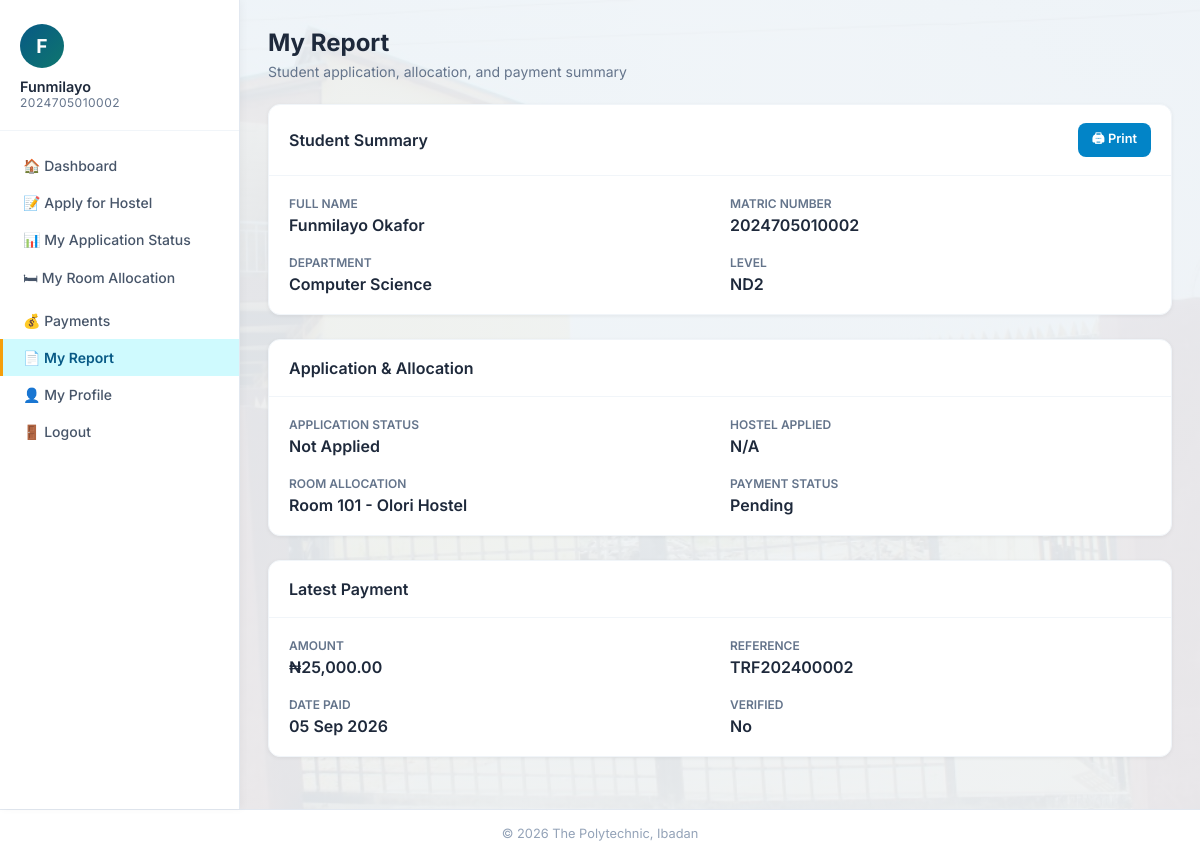
/student/reports.php (signed in), run on the app's committed database.
### tables this page shows
CREATE TABLE students (
    student_id INT AUTO_INCREMENT PRIMARY KEY,
    matric_no VARCHAR(13) NOT NULL UNIQUE,
    full_name VARCHAR(200) NOT NULL,
    department VARCHAR(150) NOT NULL,
    level VARCHAR(20) NOT NULL,
    gender VARCHAR(10) NOT NULL,
    phone VARCHAR(20),
    email VARCHAR(150),
    password VARCHAR(255) NOT NULL,
    created_at DATETIME DEFAULT CURRENT_TIMESTAMP
);

CREATE TABLE allocations (
    allocation_id INT AUTO_INCREMENT PRIMARY KEY,
    student_id INT NOT NULL,
    room_id INT NOT NULL,
    bunk_number VARCHAR(10) NULL,
    allocation_date DATETIME DEFAULT CURRENT_TIMESTAMP,
    status VARCHAR(20) NOT NULL DEFAULT 'Active',
    FOREIGN KEY (student_id) REFERENCES students(student_id) ON DELETE CASCADE,
    FOREIGN KEY (room_id) REFERENCES rooms(room_id) ON DELETE CASCADE
);

CREATE TABLE rooms (
    room_id INT AUTO_INCREMENT PRIMARY KEY,
    hostel_id INT NOT NULL,
    room_number VARCHAR(50) NOT NULL,
    capacity INT NOT NULL DEFAULT 4,
    occupied INT NOT NULL DEFAULT 0,
    status VARCHAR(20) NOT NULL DEFAULT 'Available',
    FOREIGN KEY (hostel_id) REFERENCES hostels(hostel_id) ON DELETE CASCADE
);

CREATE TABLE hostels (
    hostel_id INT AUTO_INCREMENT PRIMARY KEY,
    hostel_name VARCHAR(150) NOT NULL,
    hostel_type VARCHAR(10) NOT NULL,
    total_rooms INT NOT NULL,
    created_at DATETIME DEFAULT CURRENT_TIMESTAMP
);

CREATE TABLE payments (
    payment_id INT AUTO_INCREMENT PRIMARY KEY,
    student_id INT NOT NULL,
    amount DECIMAL(10,2) NOT NULL,
    payment_ref VARCHAR(100),
    payment_date DATETIME DEFAULT CURRENT_TIMESTAMP,
    verified VARCHAR(10) DEFAULT 'No',
    FOREIGN KEY (student_id) REFERENCES students(student_id) ON DELETE CASCADE
);

### student/reports.php (the view, shortened to what this page needs)
<?php
require_once '../includes/db.php';
$sid = $_SESSION['student_id'];
$student = $pdo->prepare("SELECT * FROM students WHERE student_id=?");
$student->execute([$sid]);
$student = $student->fetch();
$application = $pdo->prepare("SELECT a.*, h.hostel_name FROM applications a JOIN hostels h ON a.hostel_id=h.hostel_id WHERE a.student_id=? ORDER BY a.applied_at DESC LIMIT 1");
$application->execute([$sid]);
$application = $application->fetch();
$allocation = $pdo->prepare("SELECT al.*, r.room_number, h.hostel_name FROM allocations al JOIN rooms r ON al.room_id=r.room_id JOIN hostels h ON r.hostel_id=h.hostel_id WHERE al.student_id=? AND al.status='Active'");
$allocation->execute([$sid]);
$allocation = $allocation->fetch();
$payment = $pdo->prepare("SELECT * FROM payments WHERE student_id=? ORDER BY payment_date DESC LIMIT 1");
$payment->execute([$sid]);
$payment = $payment->fetch();
?>
<!DOCTYPE html>
<html lang="en">
<head>
<link rel="stylesheet" href="../css/style.css?v=6">
</head>
<body>
<div class="wrapper">
<aside class="sidebar">
    <div class="user-info">
        <div class="avatar"><?= strtoupper(substr($student['full_name'],0,1)) ?></div>
        <div class="name"><?= htmlspecialchars(explode(' ',$student['full_name'])[0]) ?></div>
        <div class="role"><?= htmlspecialchars($student['matric_no']) ?></div>
    </div>
    <nav class="sidebar-nav">
        <a href="dashboard.php">🏠 Dashboard</a>
        <a href="apply.php">📝 Apply for Hostel</a>
        <a href="status.php">📊 My Application Status</a>
        <a href="allocation.php">🛏 My Room Allocation</a>
        <a href="payments.php">💰 Payments</a>
        <a href="reports.php" class="active">📄 My Report</a>
        <a href="profile.php">👤 My Profile</a>
        <a href="logout.php">🚪 Logout</a>
    </nav>
</aside>
<main class="main">
    <div class="page-title">My Report</div>
    <div class="page-subtitle">Student application, allocation, and payment summary</div>
    <div class="card" style="margin-bottom:24px;">
        <div class="card-header">
            <h3>Student Summary</h3>
            <button onclick="window.print()" class="btn btn-info btn-sm">🖨 Print</button>
        </div>
        <div class="card-body">
            <div style="display:grid;grid-template-columns:1fr 1fr;gap:20px;">
                <div>
                    <div style="font-size:0.75rem;color:#64748b;text-transform:uppercase;font-weight:600;margin-bottom:4px;">Full Name</div>
                    <div style="font-weight:600;"><?= htmlspecialchars($student['full_name']) ?></div>
                </div>
                <div>
                    <div style="font-size:0.75rem;color:#64748b;text-transform:uppercase;font-weight:600;margin-bottom:4px;">Matric Number</div>
                    <div style="font-weight:600;"><?= htmlspecialchars($student['matric_no']) ?></div>
                </div>
                <div>
                    <div style="font-size:0.75rem;color:#64748b;text-transform:uppercase;font-weight:600;margin-bottom:4px;">Department</div>
                    <div style="font-weight:600;"><?= htmlspecialchars($student['department']) ?></div>
                </div>
                <div>
                    <div style="font-size:0.75rem;color:#64748b;text-transform:uppercase;font-weight:600;margin-bottom:4px;">Level</div>
                    <div style="font-weight:600;"><?= htmlspecialchars($student['level']) ?></div>
                </div>
            </div>
        </div>
    </div>
    <div class="card" style="margin-bottom:24px;">
        <div class="card-header"><h3>Application & Allocation</h3></div>
        <div class="card-body">
            <div style="display:grid;grid-template-columns:1fr 1fr;gap:20px;">
                <div>
                    <div style="font-size:0.75rem;color:#64748b;text-transform:uppercase;font-weight:600;margin-bottom:4px;">Application Status</div>
                    <div style="font-weight:600;"><?= htmlspecialchars($application['status'] ?? 'Not Applied') ?></div>
                </div>
                <div>
                    <div style="font-size:0.75rem;color:#64748b;text-transform:uppercase;font-weight:600;margin-bottom:4px;">Hostel Applied</div>
                    <div style="font-weight:600;"><?= htmlspecialchars($application['hostel_name'] ?? 'N/A') ?></div>
                </div>
                <div>
                    <div style="font-size:0.75rem;color:#64748b;text-transform:uppercase;font-weight:600;margin-bottom:4px;">Room Allocation</div>
                    <div style="font-weight:600;"><?= $allocation ? 'Room '.htmlspecialchars($allocation['room_number']).' - '.htmlspecialchars($allocation['hostel_name']) : 'Not Allocated' ?></div>
                </div>
                <div>
                    <div style="font-size:0.75rem;color:#64748b;text-transform:uppercase;font-weight:600;margin-bottom:4px;">Payment Status</div>
                    <div style="font-weight:600;"><?= $payment ? ($payment['verified'] === 'Yes' ? 'Verified' : 'Pending') : 'No payment found' ?></div>
                </div>
            </div>
        </div>
    </div>
    <div class="card">
        <div class="card-header"><h3>Latest Payment</h3></div>
        <div class="card-body">
            <?php if (!$payment): ?>
                <div class="alert alert-info">No payment record has been found yet.</div>
            <?php else: ?>
            <div style="display:grid;grid-template-columns:1fr 1fr;gap:20px;">
                <div>
                    <div style="font-size:0.75rem;color:#64748b;text-transform:uppercase;font-weight:600;margin-bottom:4px;">Amount</div>
                    <div style="font-weight:600;">₦<?= number_format($payment['amount'], 2) ?></div>
                </div>
                <div>
                    <div style="font-size:0.75rem;color:#64748b;text-transform:uppercase;font-weight:600;margin-bottom:4px;">Reference</div>
                    <div style="font-weight:600;"><?= htmlspecialchars($payment['payment_ref'] ?? 'N/A') ?></div>
                </div>
                <div>
                    <div style="font-size:0.75rem;color:#64748b;text-transform:uppercase;font-weight:600;margin-bottom:4px;">Date Paid</div>
                    <div style="font-weight:600;"><?= date('d M Y', strtotime($payment['payment_date'])) ?></div>
                </div>
                <div>
                    <div style="font-size:0.75rem;color:#64748b;text-transform:uppercase;font-weight:600;margin-bottom:4px;">Verified</div>
                    <div style="font-weight:600;"><?= $payment['verified'] === 'Yes' ? 'Yes' : 'No' ?></div>
                </div>
            </div>
            <?php endif; ?>
        </div>
    </div>
</main>
</div>
<div class="footer">&copy; <?= date('Y') ?> The Polytechnic, Ibadan</div>
</body>
</html>

### css/style.css (style rules this page uses)
* { margin: 0; padding: 0; box-sizing: border-box; }
body { font-family: 'Inter', sans-serif; background-image: linear-gradient(rgba(240,244,248,0.93), rgba(240,244,248,0.93)), url('../assets/olorihostel.jpg'); background-position: center; background-size: cover; background-attachment: fixed; color: #1e293b; min-height: 100vh; }
.btn { display: inline-flex; align-items: center; justify-content: center; gap: 7px; padding: 11px 22px; border-radius: 8px; font-size: 0.875rem; font-weight: 600; font-family: 'Inter', sans-serif; cursor: pointer; border: none; transition: all 0.2s; text-decoration: none; }
.btn-info { background: #0284c7; color: white; }
.btn-sm { padding: 6px 14px; font-size: 0.8rem; }
.wrapper { display: flex; min-height: calc(100vh - 64px); }
.sidebar { width: 240px; background: white; border-right: 1px solid #e2e8f0; padding: 24px 0; flex-shrink: 0; box-shadow: 2px 0 8px rgba(0,0,0,0.04); }
.sidebar .user-info { padding: 0 20px 20px; border-bottom: 1px solid #f1f5f9; margin-bottom: 16px; }
.sidebar .user-info .avatar { width: 44px; height: 44px; background: linear-gradient(135deg, #075985 0%, #0f766e 100%); border-radius: 50%; display: flex; align-items: center; justify-content: center; color: white; font-size: 1.2rem; font-weight: 700; margin-bottom: 10px; }
.sidebar .user-info .name { font-size: 0.9rem; font-weight: 600; color: #1e293b; }
.sidebar .user-info .role { font-size: 0.75rem; color: #64748b; text-transform: uppercase; letter-spacing: 0.5px; }
.sidebar-nav a { display: flex; align-items: center; gap: 10px; padding: 10px 20px; color: #475569; text-decoration: none; font-size: 0.875rem; font-weight: 500; transition: all 0.2s; border-left: 3px solid transparent; }
.sidebar-nav a.active { background: #cffafe; color: #075985; border-left-color: #f59e0b; font-weight: 600; }
.main { flex: 1; padding: 28px; overflow-x: hidden; }
.page-title { font-size: 1.5rem; font-weight: 700; color: #1e293b; margin-bottom: 6px; }
.page-subtitle { font-size: 0.875rem; color: #64748b; margin-bottom: 24px; }
.card { background: white; border-radius: 12px; box-shadow: 0 1px 4px rgba(0,0,0,0.06); border: 1px solid #f1f5f9; overflow: hidden; margin-bottom: 24px; }
.card-header { padding: 18px 20px; border-bottom: 1px solid #f1f5f9; display: flex; align-items: center; justify-content: space-between; }
.card-header h3 { font-size: 1rem; font-weight: 600; color: #1e293b; }
.card-body { padding: 20px; }
.footer { background: white; border-top: 1px solid #e2e8f0; padding: 16px 28px; text-align: center; font-size: 0.8rem; color: #94a3b8; }

### data on the page
students: full_name "F", full_name "Funmilayo", matric_no "2024705010002", full_name "Funmilayo Okafor", department "Computer Science", level "ND2"
allocations: room.room_number "101", hostels.hostel_name "Olori Hostel"
payments: amount "25,000.00", payment_ref "TRF202400002", payment_date "05 Sep 2026"

### other printed values
$application['status'] "Not Applied"
$application['hostel_name'] "N/A"
